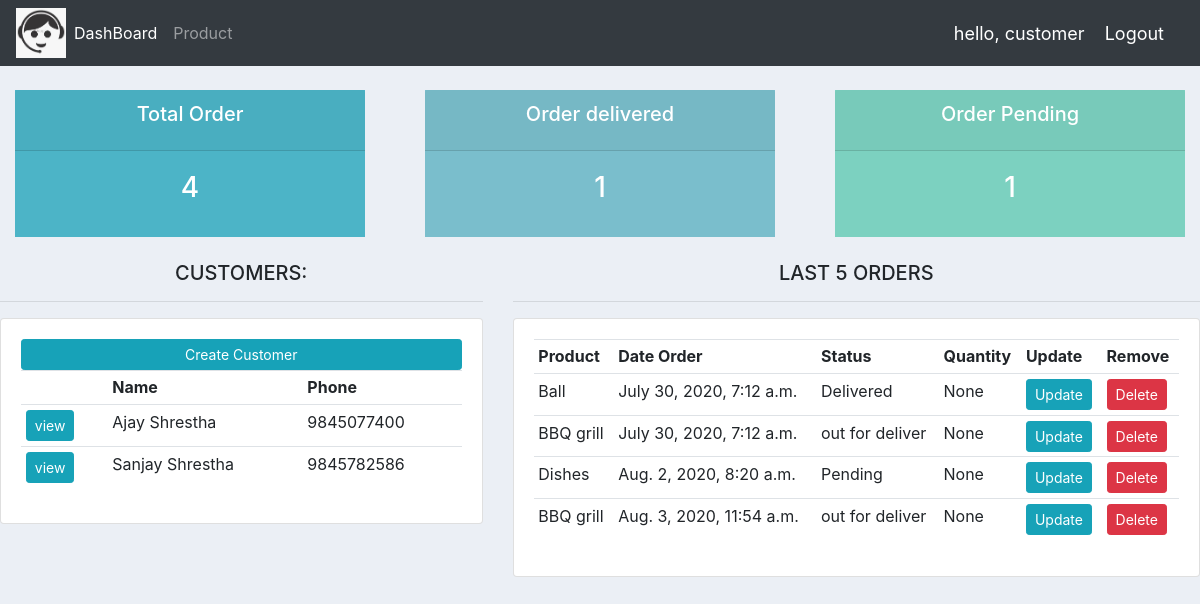
Before: / (signed in) with the older database file.
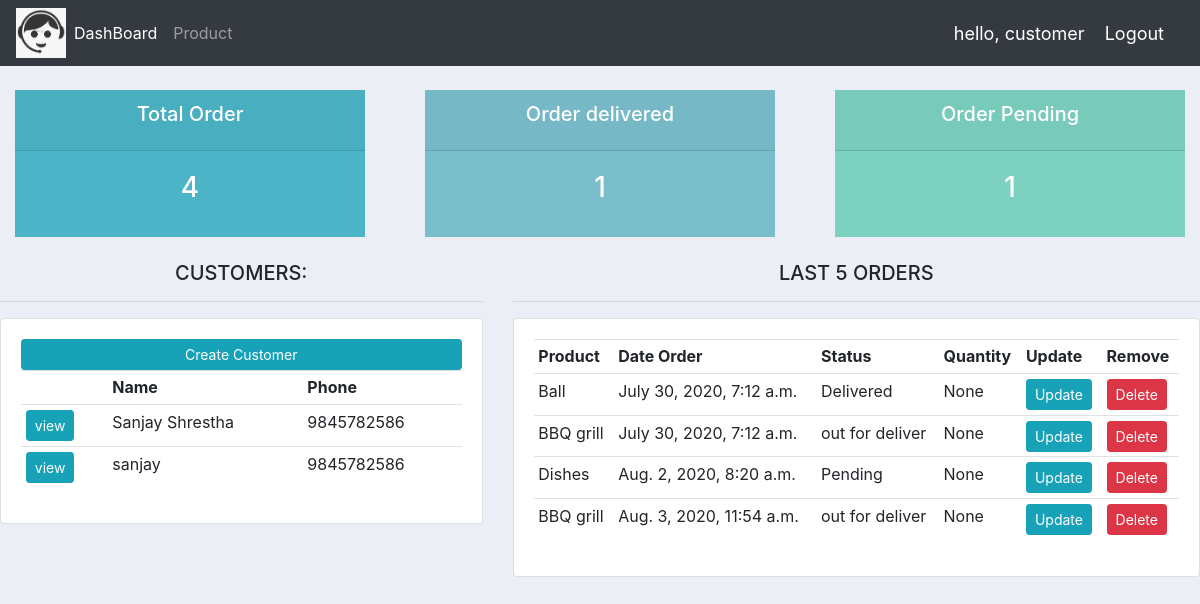
After: the same page with the newer database file.
### apps/models.py (models this page shows, shortened)
class Customer(models.Model):
	user = models.OneToOneField(User,null=True, on_delete=models.CASCADE)
	name=models.CharField(max_length=200, null=True)
	email=models.CharField(max_length=200,null=True)
	phone=models.CharField(max_length=10, null=False)
	address=models.CharField(max_length=100)
	profile_pic = models.ImageField(upload_to='static/image',null=True,blank=True, default='sanji.jpg')
	date_created=models.DateTimeField(auto_now_add=True)

class Order(models.Model):
	STAUTUS = (
		('Pending','Pending'),
		('out for deliver', 'out for delivery'),
		('Delivered','Delivered')
		)
	customer = models.ForeignKey(Customer, null=True, on_delete=models.SET_NULL)
	product= models.ForeignKey(Product,null=True, on_delete=models.SET_NULL)
	date_created=models.DateTimeField(auto_now_add=True)
	status = models.CharField(max_length=200, null=True, choices=STAUTUS)
	quantity=models.CharField(max_length=20, null=True,)

class Product(models.Model):
	CATEGORY=(
		('Indoor','Indoor'),
		('Outdoor','Outdoor')
		)
	name=models.CharField(max_length=200, null=True)
	price=models.FloatField(max_length=10, null=False)
	category=models.CharField(max_length=200, choices=CATEGORY)
	description=models.CharField(max_length=200, blank=True)
	date_created=models.DateTimeField(auto_now_add=True)
	tag=models.ManyToManyField(Tags)
	def __str__(self):
		return self.name

### apps/decorators.py (the view)
	def wrapper_function(request, *args, **kwargs):
		group = None
		if request.user.groups.exists():
			group = request.user.groups.all()[0].name
		if group == 'customer':
			return redirect('apps:userpage')
		if group == 'admin':
			return view_func(request, *args,**kwargs)

### apps/views.py (called while the page is built)
@login_required(login_url = 'apps:login')
@admin_only
def home(request):
	orders=Order.objects.all()
	customer=Customer.objects.all()
	total_cus = customer.count()
	total_order=orders.count()
	delivered=orders.filter(status='Delivered').count()
	pending=orders.filter(status='Pending').count()
	context = {'order':orders, 'customers':customer,'total_customer':total_cus,
	 'total_order':total_order, 'delivered':delivered, 'pending':pending}
	return render(request,'dashboard.html', context)

### apps/templates/dashboard.html
{% extends 'base.html' %}
{% block content %}
 {% include 'status.html' %}
<br>
<div class="row">
	<div class="col-md-5">
		<center><h5>CUSTOMERS:</h5></center>
		<hr>
		<div class="card card-body">
			<a class = "btn btn-sm btn-info" href="">Create Customer</a></td>
			<table class="table table-sm">
				<tr>
					<th></th>
					<th>Name</th>
					<th>Phone</th>
				</tr>
				{% for customer in customers %}
				<tr>
					<td><a class = "btn btn-sm btn-info" href="{% url 'apps:customer' customer.id %}">view</a></td>
					<td>{{ customer.name}}</td>
					<td>{{ customer.phone}}</td>
				</tr>
				{% endfor %}
			</table>
		</div>
	</div>
	<div class="col-md-7">
		<center><h5>LAST 5 ORDERS</h5></center>
		<hr>
		<div class="card card-body">
			<table class="table table-sm">
				<tr>
					<th>Product</th>
					<th>Date Order</th>
					<th>Status</th>
					<th>Quantity</th>
					<th>Update</th>
					<th>Remove</th>
				</tr>
				{% for i in order %}
				<tr>
					<td>{{ i.product}}</td>
					<td>{{ i.date_created}}</td>
					<td>{{ i.status}}</td>
					<td>{{ i.quantity}}</td>
					<td><a class = "btn btn-sm btn-info" href="{% url 'apps:update_order' i.id %}">Update</a></td>
					<td><a class = "btn btn-sm btn-danger" href="{% url 'apps:delete_order' i.id %}">Delete</a></td>
				</tr>
				{% endfor %}
			</table>
		</div>
	</div>
</div>
{% endblock %}

### templates/base.html (shortened to what this page needs)
{% load static %}
<!DOCTYPE html>
<html>
{% block head %}
<head>
		<link rel="stylesheet" href="https://stackpath.bootstrapcdn.com/bootstrap/4.3.1/css/bootstrap.min.css">
		<link rel="stylesheet" type="text/css" href="{% static 'css/bootstrap.min.css' %}">
		<link rel="stylesheet" type="text/css" href="{% static 'css/main.css' %}">
</head>
{% endblock %}
<body>
{% include 'navbar.html' %}
{% block content %}
	{% endblock %}
</body>
</html>

### apps/templates/navbar.html (shortened to what this page needs)
{% load static %}
<nav class="navbar navbar-expand-lg navbar-dark bg-dark">
  <img src="{% static 'image/logo.jpg'%}" height="50" width="50" >
  <div class="collapse navbar-collapse" id="navbarNav">
    <ul class="navbar-nav">
      {% if request.user.is_staff %}
      <li class="nav-item active">
        <a class="nav-link" href="{% url 'apps:home' %}">DashBoard </a>
      </li>
      <li class="nav-item">
        <a class="nav-link" href="{% url 'apps:product' %}">Product</a>
      </li>
      {% else %}
       <li class="nav-item">
        <a class="nav-link" href="{% url 'apps:account_setting' %}">Setting</a>
      </li>
     {% endif %}
    </ul>
  </div>
  <span class="hello-msg">hello, {{request.user }}</span>
  <span><a class="hello-msg" href="{% url 'apps:logout' %}">Logout</a></span>
</nav>

### apps/templates/status.html
<br>
<div class="row">
	<div class="col">
		<div class="col-md">
			<div class="card-text-center text-white md-3" id="total-orders">
				 <div class="card-header">
				   <center> <h5 class="card-title"> Total Order</h5></center>
				  </div>
				 <div class="card-body">
				   <center> <h3 class="card-title">{{total_order}}</h3></center>
				  </div>
			</div>
		</div>
	</div>
	<div class="col">
		<div class="col-md">
			<div class="card-text-center text-white md-3" id="delivered">
				 <div class="card-header">
				  <center><h5 class="card-title">Order delivered</h5></center>
				  </div>
				 <div class="card-body">
				   <center> <h3 class="card-title">{{delivered}}</h3></center>
				  </div>
			</div>
		</div>
	</div>
	<div class="col">
		<div class="col-md">
			<div class="card-text-center text-white md-3" id="pending">
				 <div class="card-header">
				   <center> <h5 class="card-title">Order Pending</h5></center>
				  </div>
				 <div class="card-body">
				    <center><h3 class="card-title">{{pending}}</h3></center>
				  </div>
			</div>
		</div>
	</div>
</div>

### static/css/main.css (style rules this page uses)
body { background-color:#ebeff5; }
#total-orders { background-color:#4cb4c7; }
#delivered { background-color:#7abecc; }
#pending { background-color:#7CD1C0; }

### apps/templates/navbar.html (style rules this page uses)
.hello-msg { font-size: 18px; color: #fff; margin-right: 20px; }

Changed rows visible on the page:
removed Customer: name "Ajay Shrestha", phone "9845077400"
added Customer: name "sanjay", phone "9845782586"
